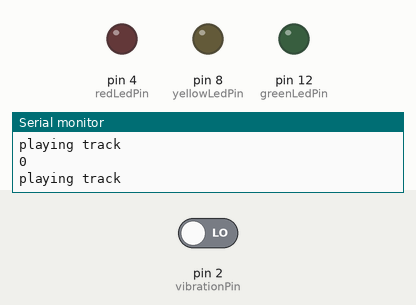
A sketch run on a simulated Arduino Uno, built with avr-gcc and run on an emulated ATmega328P. Shown: output pins drawn as LEDs (lit = HIGH), the last lines printed to the serial monitor. Inputs (shaded band) come from the test bench; at power-on: pin 2 (vibrationPin) LOW. Random numbers use the default seed unless the sketch sets one; the audio player accepts every command and is not drawn.

Above: at 1.7 s.
1.8 s: pin 2 (vibrationPin) driven HIGH
At 2.7 s:
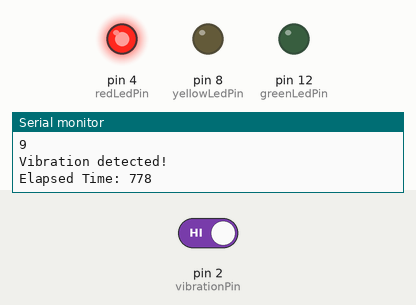
3.3 s: pin 2 (vibrationPin) driven LOW
At 5.7 s:
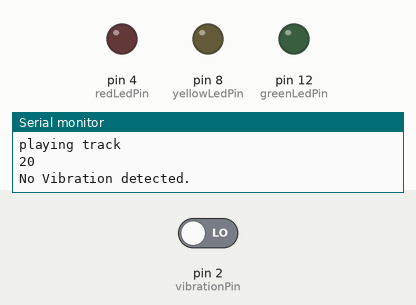
Timing chart, 0 to 7.2 s (numbered marks = the images above; inputs shaded):
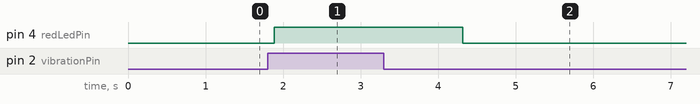

The sketch:

Johns_Cocktail_shaker.ino
```cpp
#include "SoftwareSerial.h"
#include "DFRobotDFPlayerMini.h"

SoftwareSerial mySerial(10, 11); // RX, TX for DFPlayer Mini
DFRobotDFPlayerMini myDFPlayer;

const int vibrationPin = 2;  // Pin connected to vibration sensor output
const int redLedPin = 4;     // Pin connected to Red LED
const int yellowLedPin = 8;  // Pin connected to Yellow LED
const int greenLedPin = 12;  // Pin connected to Green LED

int playing = 0;

unsigned long vibrationTime = 0;
unsigned long elapsedTime = 0;
unsigned long interruptTimeStart = 10000;
unsigned long lastVibrationDetected = 0;
unsigned long ignoreNoVibrationUntil = 0;

int tracks[] = {1, 2, 3, 4, 5, 6, 7, 8, 9, 10, 11, 12, 13, 14, 15, 16, 17, 18};
int interruptTracks[] = {19, 20, 21, 22};

bool musicPlaying = false;
bool interruptPlaying = false;
bool shouldInterrupt = false;
bool yellowLedOn = false;
bool greenLedOn = false;

bool finishedShakingPeriod = false;
unsigned long finishedShakingTime = 0;

const unsigned long ignorePeriod = 1000;  // Ignore "no vibration" for 500 ms

void setup() {
  Serial.begin(9600);    // Initialize Serial Monitor for debugging
  mySerial.begin(9600);  // Initialize SoftwareSerial for DFPlayer Mini

  randomSeed(analogRead(A0)); // seed a random number

  pinMode(vibrationPin, INPUT);  // Set vibration sensor pin as input
  pinMode(redLedPin, OUTPUT);    // Set Red LED pin as output
  pinMode(yellowLedPin, OUTPUT); // Set Yellow LED pin as output
  pinMode(greenLedPin, OUTPUT);  // Set Green LED pin as output

  Serial.println("Initializing DFPlayer Mini...");

  if (!myDFPlayer.begin(mySerial)) {
    Serial.println("DFPlayer Mini initialization failed!");
    while(true);  // Stop execution if initialization fails
  }

  Serial.println("DFPlayer Mini initialized successfully!");

  myDFPlayer.volume(20);    // Set volume level (0-30)
  myDFPlayer.EQ(DFPLAYER_EQ_NORMAL);
  ignoreNoVibrationUntil = millis() + 9999999999;
}

void loop() {
  bool vibrationDetected = digitalRead(vibrationPin); // Read the vibration sensor

  unsigned long currentTime = millis();

  if(finishedShakingPeriod) {
    digitalWrite(greenLedPin, HIGH);
    if(currentTime - finishedShakingTime >= 10000) {
      finishedShakingPeriod = false;
    }

    return;
  }


  if (vibrationDetected) {
    lastVibrationDetected = currentTime;  // Update last vibration time
    ignoreNoVibrationUntil = currentTime + ignorePeriod;  // Extend ignore period
    Serial.println("Vibration detected!");
    handleVibrationDetected();
  } else if (!vibrationDetected && currentTime > ignoreNoVibrationUntil) {
    // Only handle no vibration if the ignore period has passed
    Serial.println("No Vibration detected.");
    handleNoVibration();
  }

      Serial.println("playing track ");
      Serial.println(playing);

}

void handleVibrationDetected() {
  if (!musicPlaying) {
    startSequence();
  }

  elapsedTime = millis() - vibrationTime;
  Serial.print("Elapsed Time: ");
  Serial.println(elapsedTime);

  if (elapsedTime >= 15000 && !yellowLedOn) {
    digitalWrite(redLedPin, LOW);
    digitalWrite(yellowLedPin, HIGH);
    yellowLedOn = true;
    Serial.println("Yellow LED ON");
  }

  if (elapsedTime >= 30000 && !greenLedOn) {
    digitalWrite(yellowLedPin, LOW);
    digitalWrite(greenLedPin, HIGH);
    myDFPlayer.stop(); // Stop the music
    greenLedOn = true;
    Serial.println("Green LED ON and Music Stopped");
  }

  if (elapsedTime >= 40000) {
    finishedShakingPeriod = true;
    finishedShakingTime = millis();
    resetSystem();
  }
}

void handleNoVibration() {
  shouldInterrupt = musicPlaying;
  resetSystem();
  handleInterruptTrack();
}

void startSequence() {
  if (interruptPlaying) {
    myDFPlayer.stop(); // Stop the interrupt track
  }

  vibrationTime = millis(); // Record the time when vibration is detected
  Serial.println("Vibration detected! Starting sequence...");

  digitalWrite(redLedPin, HIGH); // Turn on the red LED
   playing = tracks[random(0,19)];
  myDFPlayer.play(playing); // Start playing the track
  musicPlaying = true;
  yellowLedOn = false; // Reset Yellow LED flag
  greenLedOn = false;  // Reset Green LED flag
}

void handleInterruptTrack() {
  if (shouldInterrupt) {
    myDFPlayer.stop();
    musicPlaying = false;
    playing = interruptTracks[random(0,3)];
    myDFPlayer.play(playing);
    shouldInterrupt = false;
    elapsedTime = 0;
    interruptTimeStart = millis();
  } else {
    if (millis() - interruptTimeStart >= 20000) {
      myDFPlayer.stop();
      resetSystem();
      musicPlaying = true; // forces the interrupt

    }
  }
}

void resetSystem() {
  // Reset flags and turn off LEDs
  digitalWrite(redLedPin, LOW);
  digitalWrite(yellowLedPin, LOW);
  digitalWrite(greenLedPin, LOW);

  vibrationTime = 0;
  musicPlaying = false;
  yellowLedOn = false;
  greenLedOn = false;
}
```

Measured:
- after the input at 1.8 s, pin 4 (redLedPin): LOW → HIGH after 0.09 s
- after the input at 3.3 s, pin 4 (redLedPin): HIGH → LOW after 1.0 s
